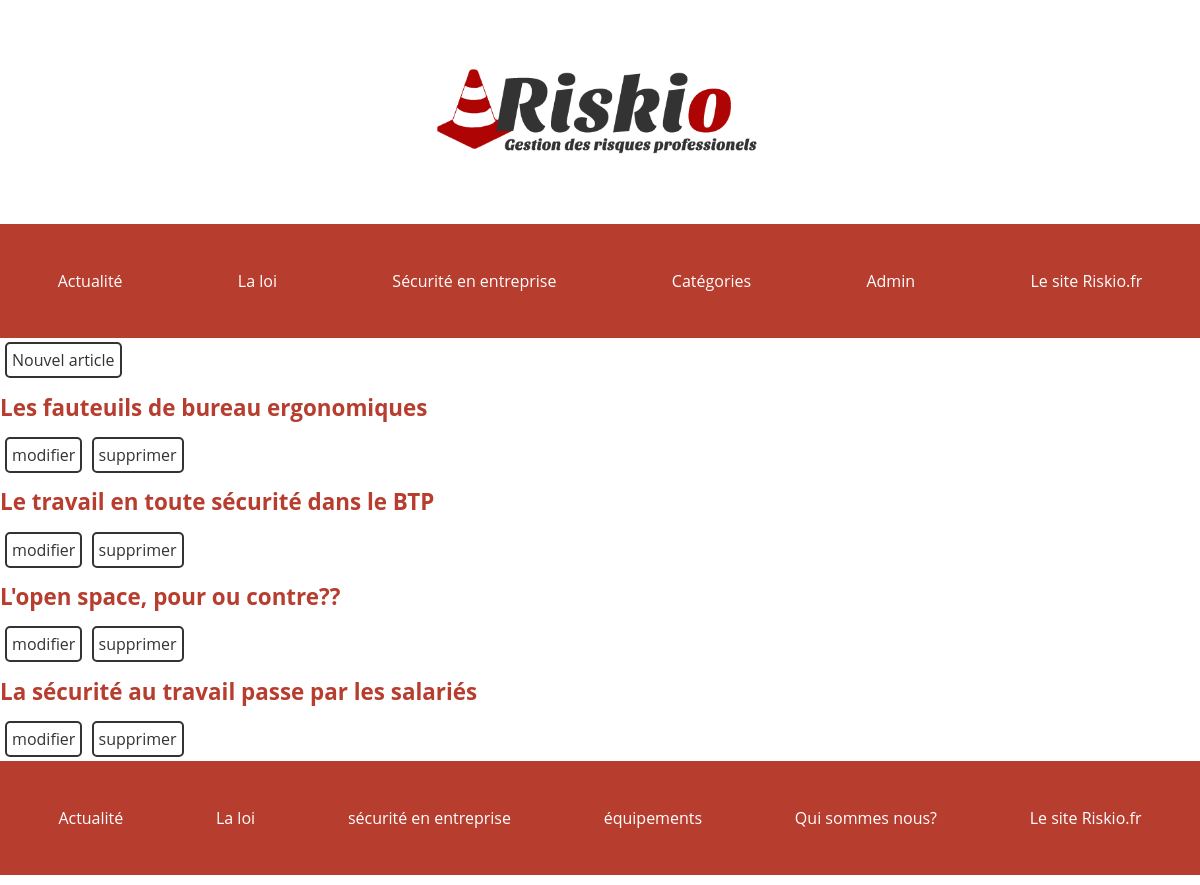
Screenshot of /php/admin.php with the database file from the repository.
### tables this page shows
CREATE TABLE `Post` (
  `Id` smallint(5) UNSIGNED NOT NULL,
  `Title` varchar(100) NOT NULL,
  `img` varchar(60) DEFAULT NULL,
  `Contents` text NOT NULL,
  `CreationTimestamp` datetime NOT NULL,
  `Author_Id` tinyint(3) UNSIGNED DEFAULT NULL,
  `Category_Id` tinyint(3) UNSIGNED DEFAULT NULL
);

### php/admin.php (called while the page is built, shortened)
<?php
include "BDD.php";
$querys = $pdo->prepare("SELECT Title, Post.Id
FROM Post
ORDER BY Post.Id");
$querys->execute();
$admin = $querys->fetchAll();
include "../layout.phtml";

### admin.phtml (the view)
<main>
  <section class="admin">
    <a class= "new" href="add_post.php">Nouvel article</a>
    <?php foreach ($admin as $adm): ?>
      <a class="titre" href="#"><h1><?= $adm["Title"] ?></h1></a>
      <a class="button" href="edit_post.php?id=<?= $adm['Id'] ?>">modifier</a>
      <a class="button" href="delete_post.php?id=<?= $adm['Id'] ?>">supprimer</a>
    <?php endforeach ?>
  </section>
</main>

### css/index.css (style rules this page uses)
* { box-sizing: border-box; outline: none; transition : all 0.5s; }
html { font-size: 100%; min-height: 100%; overflow-y: auto; }
body { margin : 0; font-family: "Open Sans", sans-serif; line-height: 1.5; color : #444; max-width: 1500px; }
main { display: flex; }
h1 { font-size: 1.4rem; }
.titre { text-decoration: none; }
.admin a { text-decoration: none; }
.admin .titre { color: #b73e2f; }
.new { border: 2px solid #333; border-radius: 5px; color: #333; padding: 5px; margin-left: 5px; }
.button { border: 2px solid #333; border-radius: 5px; color: #333; padding: 5px; margin-left: 5px; margin-bottom: 10px; }

### rows the page displays
post: Title "Les fauteuils de bureau ergonomiques"
post: Title "Le travail en toute sécurité dans le BTP"
post: Title "L'open space, pour ou contre??"
post: Title "La sécurité au travail passe par les salariés"
